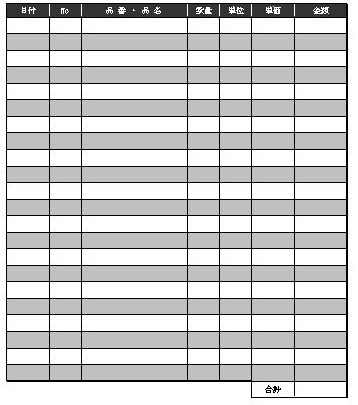
#> input picture make_hist/input_hist/shiharaimeisaisho01.jpg, 358 x 405 px; its folder holds only this picture in this run
$ python hist.py
#> lines starting #> are read from the running program, lines starting #| are printed output that depends on the picture; after the words box and inside, x2 and y2 are one past the last pixel; in counts of white or black regions, pixels touching at a corner belong together
import cv2
import numpy as np
import os

def project_image(img_path, output_dir):
    # 画像の読み込み
#> called with img_path = './input_hist/shiharaimeisaisho01.jpg', output_dir = './output_hist/'
    img = cv2.imread(img_path, cv2.IMREAD_GRAYSCALE)
#> img is the input picture: shape (405, 358); min 0, max 255, mean 203.9

    # 二値化
    _, binarized = cv2.threshold(img, 128, 255, cv2.THRESH_BINARY_INV)
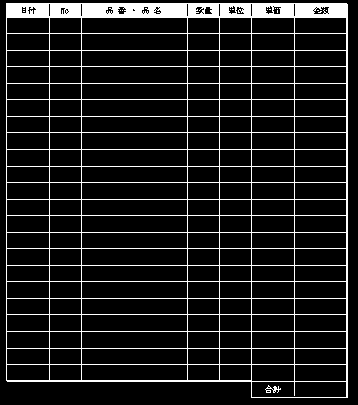
#> binarized: shape (405, 358); 10.8% white; 16 white regions (14 under 20 px), largest, box (x1, y1, x2, y2) and area: (6, 3, 348, 398) 15573, (265, 385, 281, 393) 55

    # X方向の射影
    x_projection = np.sum(binarized, axis=0)
#> x_projection = 358 values, max 100725 at index 346, min 0 at index 0, mean 11149.5
    x_projection_img = np.zeros_like(img)
    height = binarized.shape[0]
#> height = 405
    for i, val in enumerate(x_projection):
        end_y = max(int(height - val // 255), 0)
        cv2.line(x_projection_img, (i, height), (i, end_y), 255, 1)
#> this loop made 358 passes
#> (val, end_y) on passes 1 to 3: (0, 405), (0, 405), (0, 405)
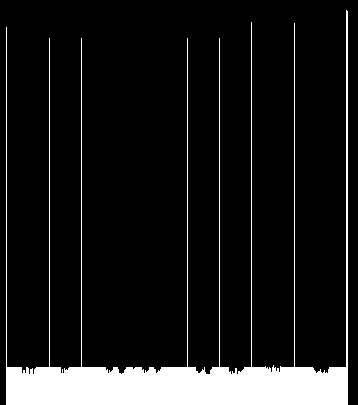
#> x_projection_img: shape (405, 358); 10.8% white; 1 white region, box (x1, y1, x2, y2) and area: (6, 10, 348, 405) 15653

    # Y方向の射影
    y_projection = np.sum(binarized, axis=1)
#> y_projection = 405 values, max 87210 at index 16, min 0 at index 0, mean 9855.6
    y_projection_img = np.zeros_like(img)
    width = binarized.shape[1]
#> width = 358
    for i, val in enumerate(y_projection):
        end_x = min(int(val // 255), width)
        cv2.line(y_projection_img, (0, i), (end_x, i), 255, 1)
#> this loop made 405 passes
#> (val, end_x) on passes 1 to 3: (0, 0), (0, 0), (0, 0)
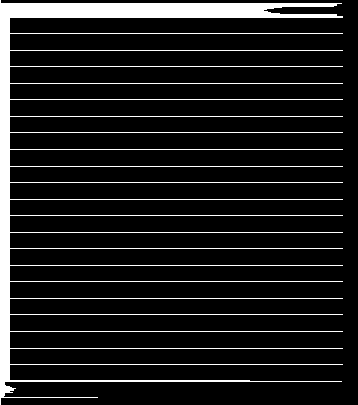
#> y_projection_img: shape (405, 358); 11.1% white; 1 white region, box (x1, y1, x2, y2) and area: (0, 0, 343, 405) 16058

    # 結果を保存
    base_name = os.path.basename(img_path).split('.')[0]
    cv2.imwrite(os.path.join(output_dir, f"{base_name}_x_projection.png"), x_projection_img)
    cv2.imwrite(os.path.join(output_dir, f"{base_name}_y_projection.png"), y_projection_img)

if __name__ == "__main__":
    input_dir = "./input_hist/"  # 入力画像が保存されているフォルダのパスを指定
    output_dir = "./output_hist/"  # 結果を保存するフォルダのパスを指定

    if not os.path.exists(output_dir):
        os.makedirs(output_dir)

    for image_name in os.listdir(input_dir):
        if image_name.endswith(('.png', '.jpg', '.jpeg')):
            image_path = os.path.join(input_dir, image_name)
            project_image(image_path, output_dir)
